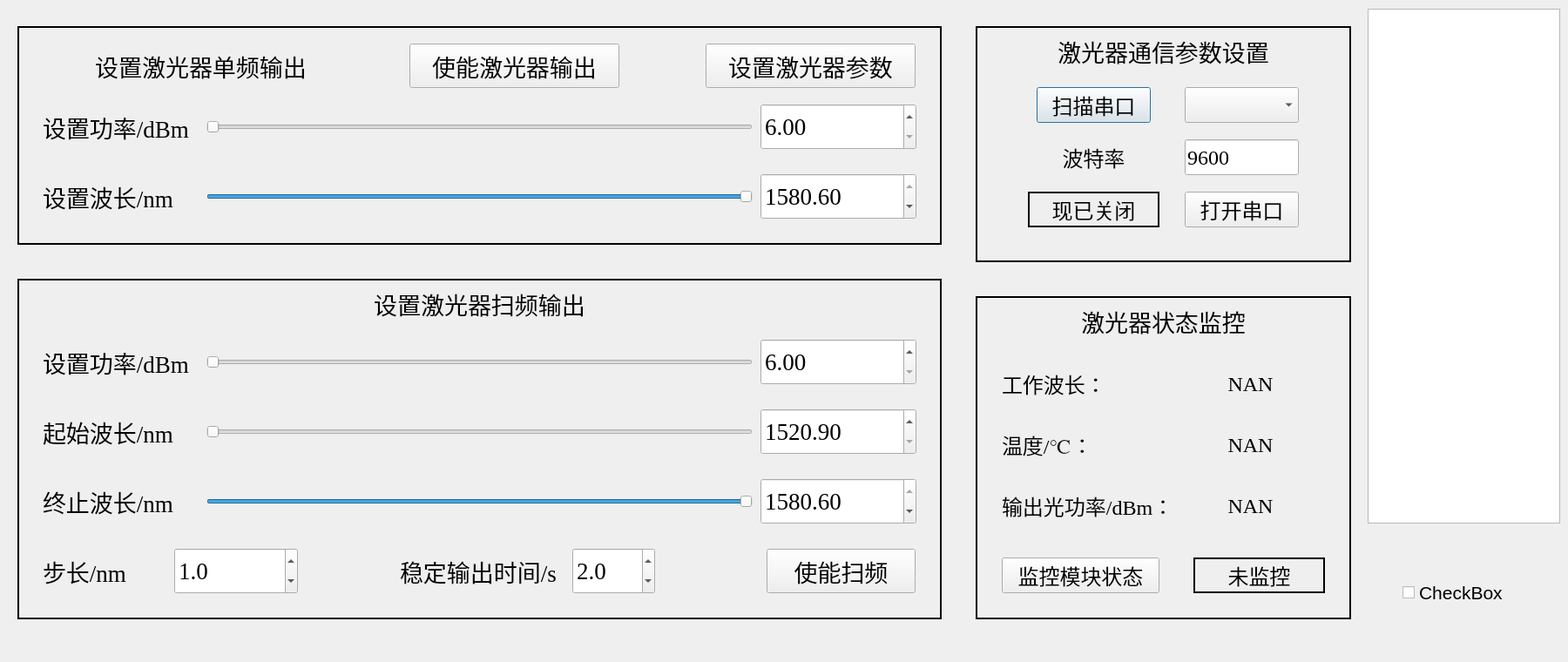
<?xml version="1.0" encoding="UTF-8"?>
<ui version="4.0">
 <class>DialogLASER1</class>
 <widget class="QDialog" name="DialogLASER1">
  <property name="geometry">
   <rect>
    <x>0</x>
    <y>0</y>
    <width>1800</width>
    <height>760</height>
   </rect>
  </property>
  <property name="windowTitle">
   <string>Dialog</string>
  </property>
  <widget class="QTextBrowser" name="textBrowser">
   <property name="geometry">
    <rect>
     <x>1570</x>
     <y>10</y>
     <width>221</width>
     <height>591</height>
    </rect>
   </property>
   <property name="font">
    <font>
     <family>Times New Roman</family>
     <pointsize>15</pointsize>
    </font>
   </property>
  </widget>
  <widget class="QWidget" name="widgetSetParamComLaser_1" native="true">
   <property name="geometry">
    <rect>
     <x>1100</x>
     <y>10</y>
     <width>471</width>
     <height>311</height>
    </rect>
   </property>
   <widget class="QPushButton" name="pushButtonScanComLaser_1">
    <property name="geometry">
     <rect>
      <x>90</x>
      <y>90</y>
      <width>131</width>
      <height>41</height>
     </rect>
    </property>
    <property name="sizePolicy">
     <sizepolicy hsizetype="Ignored" vsizetype="Ignored">
      <horstretch>0</horstretch>
      <verstretch>0</verstretch>
     </sizepolicy>
    </property>
    <property name="font">
     <font>
      <family>Times New Roman</family>
      <pointsize>18</pointsize>
     </font>
    </property>
    <property name="text">
     <string>扫描串口</string>
    </property>
   </widget>
   <widget class="QComboBox" name="comboBoxSelectComLaser_1">
    <property name="geometry">
     <rect>
      <x>260</x>
      <y>90</y>
      <width>131</width>
      <height>41</height>
     </rect>
    </property>
    <property name="sizePolicy">
     <sizepolicy hsizetype="Ignored" vsizetype="Ignored">
      <horstretch>0</horstretch>
      <verstretch>0</verstretch>
     </sizepolicy>
    </property>
    <property name="font">
     <font>
      <family>Times New Roman</family>
      <pointsize>18</pointsize>
     </font>
    </property>
   </widget>
   <widget class="QLineEdit" name="lineEditBaudRateComLaser_1">
    <property name="geometry">
     <rect>
      <x>260</x>
      <y>150</y>
      <width>131</width>
      <height>41</height>
     </rect>
    </property>
    <property name="sizePolicy">
     <sizepolicy hsizetype="Ignored" vsizetype="Ignored">
      <horstretch>0</horstretch>
      <verstretch>0</verstretch>
     </sizepolicy>
    </property>
    <property name="font">
     <font>
      <family>Times New Roman</family>
      <pointsize>18</pointsize>
     </font>
    </property>
    <property name="text">
     <string>9600</string>
    </property>
   </widget>
   <widget class="QLabel" name="labelHintCurrentBaudComLaser_1">
    <property name="geometry">
     <rect>
      <x>90</x>
      <y>150</y>
      <width>131</width>
      <height>41</height>
     </rect>
    </property>
    <property name="sizePolicy">
     <sizepolicy hsizetype="Ignored" vsizetype="Ignored">
      <horstretch>0</horstretch>
      <verstretch>0</verstretch>
     </sizepolicy>
    </property>
    <property name="font">
     <font>
      <family>Times New Roman</family>
      <pointsize>18</pointsize>
     </font>
    </property>
    <property name="text">
     <string>波特率</string>
    </property>
    <property name="alignment">
     <set>Qt::AlignCenter</set>
    </property>
   </widget>
   <widget class="QLabel" name="labelConnectStateComLaser_1">
    <property name="geometry">
     <rect>
      <x>80</x>
      <y>210</y>
      <width>151</width>
      <height>41</height>
     </rect>
    </property>
    <property name="sizePolicy">
     <sizepolicy hsizetype="Ignored" vsizetype="Ignored">
      <horstretch>0</horstretch>
      <verstretch>0</verstretch>
     </sizepolicy>
    </property>
    <property name="font">
     <font>
      <family>Times New Roman</family>
      <pointsize>18</pointsize>
     </font>
    </property>
    <property name="frameShape">
     <enum>QFrame::WinPanel</enum>
    </property>
    <property name="text">
     <string>现已关闭</string>
    </property>
    <property name="alignment">
     <set>Qt::AlignCenter</set>
    </property>
   </widget>
   <widget class="QPushButton" name="pushButtonOpenComLaser_1">
    <property name="geometry">
     <rect>
      <x>260</x>
      <y>210</y>
      <width>131</width>
      <height>41</height>
     </rect>
    </property>
    <property name="sizePolicy">
     <sizepolicy hsizetype="Ignored" vsizetype="Ignored">
      <horstretch>0</horstretch>
      <verstretch>0</verstretch>
     </sizepolicy>
    </property>
    <property name="font">
     <font>
      <family>Times New Roman</family>
      <pointsize>18</pointsize>
     </font>
    </property>
    <property name="text">
     <string>打开串口</string>
    </property>
   </widget>
   <widget class="QLabel" name="labelBgHintSetComLaser_1">
    <property name="geometry">
     <rect>
      <x>20</x>
      <y>20</y>
      <width>431</width>
      <height>271</height>
     </rect>
    </property>
    <property name="font">
     <font>
      <family>Times New Roman</family>
      <pointsize>20</pointsize>
     </font>
    </property>
    <property name="frameShape">
     <enum>QFrame::WinPanel</enum>
    </property>
    <property name="text">
     <string>激光器通信参数设置</string>
    </property>
    <property name="alignment">
     <set>Qt::AlignHCenter|Qt::AlignTop</set>
    </property>
    <property name="margin">
     <number>10</number>
    </property>
   </widget>
   <zorder>labelBgHintSetComLaser_1</zorder>
   <zorder>pushButtonScanComLaser_1</zorder>
   <zorder>comboBoxSelectComLaser_1</zorder>
   <zorder>lineEditBaudRateComLaser_1</zorder>
   <zorder>labelHintCurrentBaudComLaser_1</zorder>
   <zorder>labelConnectStateComLaser_1</zorder>
   <zorder>pushButtonOpenComLaser_1</zorder>
  </widget>
  <widget class="QWidget" name="widget" native="true">
   <property name="geometry">
    <rect>
     <x>10</x>
     <y>300</y>
     <width>1091</width>
     <height>431</height>
    </rect>
   </property>
   <widget class="QWidget" name="horizontalLayoutWidget_9">
    <property name="geometry">
     <rect>
      <x>30</x>
      <y>80</y>
      <width>1021</width>
      <height>71</height>
     </rect>
    </property>
    <layout class="QHBoxLayout" name="horizontalLayoutMultiFreqSetPwrLaser_1" stretch="2,7,2">
     <property name="spacing">
      <number>9</number>
     </property>
     <property name="leftMargin">
      <number>9</number>
     </property>
     <property name="topMargin">
      <number>9</number>
     </property>
     <property name="rightMargin">
      <number>9</number>
     </property>
     <property name="bottomMargin">
      <number>9</number>
     </property>
     <item>
      <widget class="QLabel" name="labelMultiFreqSetPwrLaser_1">
       <property name="sizePolicy">
        <sizepolicy hsizetype="Ignored" vsizetype="Ignored">
         <horstretch>0</horstretch>
         <verstretch>0</verstretch>
        </sizepolicy>
       </property>
       <property name="font">
        <font>
         <family>Times New Roman</family>
         <pointsize>20</pointsize>
        </font>
       </property>
       <property name="text">
        <string>设置功率/dBm</string>
       </property>
      </widget>
     </item>
     <item>
      <widget class="QSlider" name="horizontalSliderMultiFreqSetPwrLaser_1">
       <property name="minimum">
        <number>600</number>
       </property>
       <property name="maximum">
        <number>1350</number>
       </property>
       <property name="pageStep">
        <number>50</number>
       </property>
       <property name="orientation">
        <enum>Qt::Horizontal</enum>
       </property>
      </widget>
     </item>
     <item>
      <widget class="QDoubleSpinBox" name="doubleSpinBoxMultiFreqSetPwrLaser_1">
       <property name="sizePolicy">
        <sizepolicy hsizetype="Ignored" vsizetype="Ignored">
         <horstretch>0</horstretch>
         <verstretch>0</verstretch>
        </sizepolicy>
       </property>
       <property name="font">
        <font>
         <family>Times New Roman</family>
         <pointsize>20</pointsize>
        </font>
       </property>
       <property name="decimals">
        <number>2</number>
       </property>
       <property name="minimum">
        <double>6.000000000000000</double>
       </property>
       <property name="maximum">
        <double>13.500000000000000</double>
       </property>
       <property name="singleStep">
        <double>0.010000000000000</double>
       </property>
       <property name="value">
        <double>6.000000000000000</double>
       </property>
      </widget>
     </item>
    </layout>
   </widget>
   <widget class="QWidget" name="horizontalLayoutWidget_10">
    <property name="geometry">
     <rect>
      <x>30</x>
      <y>160</y>
      <width>1021</width>
      <height>71</height>
     </rect>
    </property>
    <layout class="QHBoxLayout" name="horizontalLayoutStartWavelnLaser_1" stretch="2,7,2">
     <property name="spacing">
      <number>9</number>
     </property>
     <property name="leftMargin">
      <number>9</number>
     </property>
     <property name="topMargin">
      <number>9</number>
     </property>
     <property name="rightMargin">
      <number>9</number>
     </property>
     <property name="bottomMargin">
      <number>9</number>
     </property>
     <item>
      <widget class="QLabel" name="labelStartWavelnLaser_1">
       <property name="sizePolicy">
        <sizepolicy hsizetype="Ignored" vsizetype="Ignored">
         <horstretch>0</horstretch>
         <verstretch>0</verstretch>
        </sizepolicy>
       </property>
       <property name="font">
        <font>
         <family>Times New Roman</family>
         <pointsize>20</pointsize>
        </font>
       </property>
       <property name="text">
        <string>起始波长/nm</string>
       </property>
      </widget>
     </item>
     <item>
      <widget class="QSlider" name="horizontalSliderStartWavelnLaser_1">
       <property name="minimum">
        <number>15209</number>
       </property>
       <property name="maximum">
        <number>15806</number>
       </property>
       <property name="singleStep">
        <number>1</number>
       </property>
       <property name="value">
        <number>15209</number>
       </property>
       <property name="orientation">
        <enum>Qt::Horizontal</enum>
       </property>
      </widget>
     </item>
     <item>
      <widget class="QDoubleSpinBox" name="doubleSpinBoxStartWavelnLaser_1">
       <property name="sizePolicy">
        <sizepolicy hsizetype="Ignored" vsizetype="Ignored">
         <horstretch>0</horstretch>
         <verstretch>0</verstretch>
        </sizepolicy>
       </property>
       <property name="font">
        <font>
         <family>Times New Roman</family>
         <pointsize>20</pointsize>
        </font>
       </property>
       <property name="decimals">
        <number>2</number>
       </property>
       <property name="minimum">
        <double>1520.900000000000091</double>
       </property>
       <property name="maximum">
        <double>1580.599999999999909</double>
       </property>
       <property name="singleStep">
        <double>0.100000000000000</double>
       </property>
       <property name="value">
        <double>1520.900000000000091</double>
       </property>
      </widget>
     </item>
    </layout>
   </widget>
   <widget class="QWidget" name="horizontalLayoutWidget_11">
    <property name="geometry">
     <rect>
      <x>30</x>
      <y>240</y>
      <width>1021</width>
      <height>71</height>
     </rect>
    </property>
    <layout class="QHBoxLayout" name="horizontalLayoutEndWavelnLaser_1" stretch="2,7,2">
     <property name="spacing">
      <number>9</number>
     </property>
     <property name="leftMargin">
      <number>9</number>
     </property>
     <property name="topMargin">
      <number>9</number>
     </property>
     <property name="rightMargin">
      <number>9</number>
     </property>
     <property name="bottomMargin">
      <number>9</number>
     </property>
     <item>
      <widget class="QLabel" name="labelEndWavelnLaser_1">
       <property name="sizePolicy">
        <sizepolicy hsizetype="Ignored" vsizetype="Ignored">
         <horstretch>0</horstretch>
         <verstretch>0</verstretch>
        </sizepolicy>
       </property>
       <property name="font">
        <font>
         <family>Times New Roman</family>
         <pointsize>20</pointsize>
        </font>
       </property>
       <property name="text">
        <string>终止波长/nm</string>
       </property>
      </widget>
     </item>
     <item>
      <widget class="QSlider" name="horizontalSliderEndWavelnLaser_1">
       <property name="minimum">
        <number>15209</number>
       </property>
       <property name="maximum">
        <number>15806</number>
       </property>
       <property name="singleStep">
        <number>1</number>
       </property>
       <property name="value">
        <number>15806</number>
       </property>
       <property name="sliderPosition">
        <number>15806</number>
       </property>
       <property name="orientation">
        <enum>Qt::Horizontal</enum>
       </property>
      </widget>
     </item>
     <item>
      <widget class="QDoubleSpinBox" name="doubleSpinBoxEndWavelnLaser_1">
       <property name="sizePolicy">
        <sizepolicy hsizetype="Ignored" vsizetype="Ignored">
         <horstretch>0</horstretch>
         <verstretch>0</verstretch>
        </sizepolicy>
       </property>
       <property name="font">
        <font>
         <family>Times New Roman</family>
         <pointsize>20</pointsize>
        </font>
       </property>
       <property name="decimals">
        <number>2</number>
       </property>
       <property name="minimum">
        <double>1520.900000000000091</double>
       </property>
       <property name="maximum">
        <double>1580.599999999999909</double>
       </property>
       <property name="singleStep">
        <double>0.100000000000000</double>
       </property>
       <property name="value">
        <double>1580.599999999999909</double>
       </property>
      </widget>
     </item>
    </layout>
   </widget>
   <widget class="QWidget" name="horizontalLayoutWidget_12">
    <property name="geometry">
     <rect>
      <x>30</x>
      <y>320</y>
      <width>311</width>
      <height>71</height>
     </rect>
    </property>
    <layout class="QHBoxLayout" name="horizontalLayoutSetplnLaser_1" stretch="2,2">
     <property name="spacing">
      <number>9</number>
     </property>
     <property name="leftMargin">
      <number>9</number>
     </property>
     <property name="topMargin">
      <number>9</number>
     </property>
     <property name="rightMargin">
      <number>9</number>
     </property>
     <property name="bottomMargin">
      <number>9</number>
     </property>
     <item>
      <widget class="QLabel" name="labelSetplnLaser_1">
       <property name="sizePolicy">
        <sizepolicy hsizetype="Ignored" vsizetype="Ignored">
         <horstretch>0</horstretch>
         <verstretch>0</verstretch>
        </sizepolicy>
       </property>
       <property name="font">
        <font>
         <family>Times New Roman</family>
         <pointsize>20</pointsize>
        </font>
       </property>
       <property name="text">
        <string>步长/nm</string>
       </property>
      </widget>
     </item>
     <item>
      <widget class="QDoubleSpinBox" name="doubleSpinBoxSteplnLaser_1">
       <property name="sizePolicy">
        <sizepolicy hsizetype="Ignored" vsizetype="Ignored">
         <horstretch>0</horstretch>
         <verstretch>0</verstretch>
        </sizepolicy>
       </property>
       <property name="font">
        <font>
         <family>Times New Roman</family>
         <pointsize>20</pointsize>
        </font>
       </property>
       <property name="decimals">
        <number>1</number>
       </property>
       <property name="minimum">
        <double>0.100000000000000</double>
       </property>
       <property name="maximum">
        <double>50.000000000000000</double>
       </property>
       <property name="singleStep">
        <double>0.100000000000000</double>
       </property>
       <property name="value">
        <double>1.000000000000000</double>
       </property>
      </widget>
     </item>
    </layout>
   </widget>
   <widget class="QWidget" name="horizontalLayoutWidget_13">
    <property name="geometry">
     <rect>
      <x>440</x>
      <y>320</y>
      <width>311</width>
      <height>71</height>
     </rect>
    </property>
    <layout class="QHBoxLayout" name="horizontalLayoutStableDurLaser_1" stretch="4,2">
     <property name="spacing">
      <number>9</number>
     </property>
     <property name="leftMargin">
      <number>9</number>
     </property>
     <property name="topMargin">
      <number>9</number>
     </property>
     <property name="rightMargin">
      <number>9</number>
     </property>
     <property name="bottomMargin">
      <number>9</number>
     </property>
     <item>
      <widget class="QLabel" name="labelStableDurLaser_1">
       <property name="sizePolicy">
        <sizepolicy hsizetype="Ignored" vsizetype="Ignored">
         <horstretch>0</horstretch>
         <verstretch>0</verstretch>
        </sizepolicy>
       </property>
       <property name="font">
        <font>
         <family>Times New Roman</family>
         <pointsize>20</pointsize>
        </font>
       </property>
       <property name="text">
        <string>稳定输出时间/s</string>
       </property>
      </widget>
     </item>
     <item>
      <widget class="QDoubleSpinBox" name="doubleSpinBoxStableDurLaser_1">
       <property name="sizePolicy">
        <sizepolicy hsizetype="Ignored" vsizetype="Ignored">
         <horstretch>0</horstretch>
         <verstretch>0</verstretch>
        </sizepolicy>
       </property>
       <property name="font">
        <font>
         <family>Times New Roman</family>
         <pointsize>20</pointsize>
        </font>
       </property>
       <property name="decimals">
        <number>1</number>
       </property>
       <property name="minimum">
        <double>0.500000000000000</double>
       </property>
       <property name="maximum">
        <double>60.000000000000000</double>
       </property>
       <property name="singleStep">
        <double>0.100000000000000</double>
       </property>
       <property name="value">
        <double>2.000000000000000</double>
       </property>
      </widget>
     </item>
    </layout>
   </widget>
   <widget class="QLabel" name="labelBgHintWatchMultiLaser_1">
    <property name="geometry">
     <rect>
      <x>10</x>
      <y>20</y>
      <width>1061</width>
      <height>391</height>
     </rect>
    </property>
    <property name="font">
     <font>
      <family>Times New Roman</family>
      <pointsize>20</pointsize>
     </font>
    </property>
    <property name="frameShape">
     <enum>QFrame::WinPanel</enum>
    </property>
    <property name="text">
     <string>设置激光器扫频输出</string>
    </property>
    <property name="alignment">
     <set>Qt::AlignHCenter|Qt::AlignTop</set>
    </property>
    <property name="margin">
     <number>10</number>
    </property>
   </widget>
   <widget class="QPushButton" name="pushButtonMultiFreqEnableLaser_1">
    <property name="enabled">
     <bool>true</bool>
    </property>
    <property name="geometry">
     <rect>
      <x>870</x>
      <y>330</y>
      <width>171</width>
      <height>51</height>
     </rect>
    </property>
    <property name="sizePolicy">
     <sizepolicy hsizetype="Ignored" vsizetype="Ignored">
      <horstretch>0</horstretch>
      <verstretch>0</verstretch>
     </sizepolicy>
    </property>
    <property name="font">
     <font>
      <family>Times New Roman</family>
      <pointsize>20</pointsize>
     </font>
    </property>
    <property name="text">
     <string>使能扫频</string>
    </property>
   </widget>
   <zorder>labelBgHintWatchMultiLaser_1</zorder>
   <zorder>horizontalLayoutWidget_9</zorder>
   <zorder>horizontalLayoutWidget_10</zorder>
   <zorder>horizontalLayoutWidget_11</zorder>
   <zorder>horizontalLayoutWidget_12</zorder>
   <zorder>horizontalLayoutWidget_13</zorder>
   <zorder>pushButtonMultiFreqEnableLaser_1</zorder>
  </widget>
  <widget class="QWidget" name="widgetWatchParamLaser_1" native="true">
   <property name="geometry">
    <rect>
     <x>1100</x>
     <y>320</y>
     <width>471</width>
     <height>411</height>
    </rect>
   </property>
   <widget class="QLabel" name="labelWatchWavelnLaser_1">
    <property name="geometry">
     <rect>
      <x>240</x>
      <y>100</y>
      <width>191</width>
      <height>41</height>
     </rect>
    </property>
    <property name="sizePolicy">
     <sizepolicy hsizetype="Ignored" vsizetype="Ignored">
      <horstretch>0</horstretch>
      <verstretch>0</verstretch>
     </sizepolicy>
    </property>
    <property name="font">
     <font>
      <family>Times New Roman</family>
      <pointsize>18</pointsize>
     </font>
    </property>
    <property name="text">
     <string>NAN</string>
    </property>
    <property name="alignment">
     <set>Qt::AlignCenter</set>
    </property>
   </widget>
   <widget class="QLabel" name="labelWatchPwrLaser_1">
    <property name="geometry">
     <rect>
      <x>250</x>
      <y>240</y>
      <width>171</width>
      <height>41</height>
     </rect>
    </property>
    <property name="sizePolicy">
     <sizepolicy hsizetype="Ignored" vsizetype="Ignored">
      <horstretch>0</horstretch>
      <verstretch>0</verstretch>
     </sizepolicy>
    </property>
    <property name="font">
     <font>
      <family>Times New Roman</family>
      <pointsize>18</pointsize>
     </font>
    </property>
    <property name="text">
     <string>NAN</string>
    </property>
    <property name="alignment">
     <set>Qt::AlignCenter</set>
    </property>
   </widget>
   <widget class="QLabel" name="labelHintWatchTempLaser_1">
    <property name="geometry">
     <rect>
      <x>50</x>
      <y>170</y>
      <width>201</width>
      <height>41</height>
     </rect>
    </property>
    <property name="sizePolicy">
     <sizepolicy hsizetype="Ignored" vsizetype="Ignored">
      <horstretch>0</horstretch>
      <verstretch>0</verstretch>
     </sizepolicy>
    </property>
    <property name="font">
     <font>
      <family>Times New Roman</family>
      <pointsize>18</pointsize>
     </font>
    </property>
    <property name="text">
     <string>温度/℃：</string>
    </property>
   </widget>
   <widget class="QLabel" name="labelHintWatchPwrLaser_1">
    <property name="geometry">
     <rect>
      <x>50</x>
      <y>240</y>
      <width>201</width>
      <height>41</height>
     </rect>
    </property>
    <property name="sizePolicy">
     <sizepolicy hsizetype="Ignored" vsizetype="Ignored">
      <horstretch>0</horstretch>
      <verstretch>0</verstretch>
     </sizepolicy>
    </property>
    <property name="font">
     <font>
      <family>Times New Roman</family>
      <pointsize>18</pointsize>
     </font>
    </property>
    <property name="text">
     <string>输出光功率/dBm：</string>
    </property>
   </widget>
   <widget class="QLabel" name="labelHintWatchWavelnLaser_1">
    <property name="geometry">
     <rect>
      <x>50</x>
      <y>100</y>
      <width>201</width>
      <height>41</height>
     </rect>
    </property>
    <property name="sizePolicy">
     <sizepolicy hsizetype="Ignored" vsizetype="Ignored">
      <horstretch>0</horstretch>
      <verstretch>0</verstretch>
     </sizepolicy>
    </property>
    <property name="font">
     <font>
      <family>Times New Roman</family>
      <pointsize>18</pointsize>
     </font>
    </property>
    <property name="text">
     <string>工作波长：</string>
    </property>
   </widget>
   <widget class="QLabel" name="labelWatchTempLaser_1">
    <property name="geometry">
     <rect>
      <x>250</x>
      <y>170</y>
      <width>171</width>
      <height>41</height>
     </rect>
    </property>
    <property name="sizePolicy">
     <sizepolicy hsizetype="Ignored" vsizetype="Ignored">
      <horstretch>0</horstretch>
      <verstretch>0</verstretch>
     </sizepolicy>
    </property>
    <property name="font">
     <font>
      <family>Times New Roman</family>
      <pointsize>18</pointsize>
     </font>
    </property>
    <property name="text">
     <string>NAN</string>
    </property>
    <property name="alignment">
     <set>Qt::AlignCenter</set>
    </property>
   </widget>
   <widget class="QPushButton" name="pushButtonToggleWatchStateLaser_1">
    <property name="geometry">
     <rect>
      <x>50</x>
      <y>320</y>
      <width>181</width>
      <height>41</height>
     </rect>
    </property>
    <property name="sizePolicy">
     <sizepolicy hsizetype="Ignored" vsizetype="Ignored">
      <horstretch>0</horstretch>
      <verstretch>0</verstretch>
     </sizepolicy>
    </property>
    <property name="font">
     <font>
      <family>Times New Roman</family>
      <pointsize>18</pointsize>
     </font>
    </property>
    <property name="text">
     <string>监控模块状态</string>
    </property>
   </widget>
   <widget class="QLabel" name="labelWatchIfOnLaser_1">
    <property name="geometry">
     <rect>
      <x>270</x>
      <y>320</y>
      <width>151</width>
      <height>41</height>
     </rect>
    </property>
    <property name="sizePolicy">
     <sizepolicy hsizetype="Ignored" vsizetype="Ignored">
      <horstretch>0</horstretch>
      <verstretch>0</verstretch>
     </sizepolicy>
    </property>
    <property name="font">
     <font>
      <family>Times New Roman</family>
      <pointsize>18</pointsize>
     </font>
    </property>
    <property name="frameShape">
     <enum>QFrame::WinPanel</enum>
    </property>
    <property name="text">
     <string>未监控</string>
    </property>
    <property name="alignment">
     <set>Qt::AlignCenter</set>
    </property>
   </widget>
   <widget class="QLabel" name="labelBgHintWatchLaser_1">
    <property name="geometry">
     <rect>
      <x>20</x>
      <y>20</y>
      <width>431</width>
      <height>371</height>
     </rect>
    </property>
    <property name="font">
     <font>
      <family>Times New Roman</family>
      <pointsize>20</pointsize>
     </font>
    </property>
    <property name="frameShape">
     <enum>QFrame::WinPanel</enum>
    </property>
    <property name="text">
     <string>激光器状态监控</string>
    </property>
    <property name="alignment">
     <set>Qt::AlignHCenter|Qt::AlignTop</set>
    </property>
    <property name="margin">
     <number>10</number>
    </property>
   </widget>
   <zorder>labelBgHintWatchLaser_1</zorder>
   <zorder>labelWatchWavelnLaser_1</zorder>
   <zorder>labelWatchPwrLaser_1</zorder>
   <zorder>labelHintWatchTempLaser_1</zorder>
   <zorder>labelHintWatchPwrLaser_1</zorder>
   <zorder>labelHintWatchWavelnLaser_1</zorder>
   <zorder>labelWatchTempLaser_1</zorder>
   <zorder>pushButtonToggleWatchStateLaser_1</zorder>
   <zorder>labelWatchIfOnLaser_1</zorder>
  </widget>
  <widget class="QWidget" name="widgetSetSnglFreqOutputLaser_1" native="true">
   <property name="geometry">
    <rect>
     <x>10</x>
     <y>10</y>
     <width>1091</width>
     <height>291</height>
    </rect>
   </property>
   <widget class="QLabel" name="labelSnglFreqTitleLaser_1">
    <property name="geometry">
     <rect>
      <x>60</x>
      <y>40</y>
      <width>321</width>
      <height>51</height>
     </rect>
    </property>
    <property name="sizePolicy">
     <sizepolicy hsizetype="Ignored" vsizetype="Ignored">
      <horstretch>0</horstretch>
      <verstretch>0</verstretch>
     </sizepolicy>
    </property>
    <property name="font">
     <font>
      <family>Times New Roman</family>
      <pointsize>20</pointsize>
     </font>
    </property>
    <property name="text">
     <string>设置激光器单频输出</string>
    </property>
    <property name="alignment">
     <set>Qt::AlignCenter</set>
    </property>
   </widget>
   <widget class="QLabel" name="labelBgSnglFreqTitleLaser_1">
    <property name="geometry">
     <rect>
      <x>10</x>
      <y>20</y>
      <width>1061</width>
      <height>251</height>
     </rect>
    </property>
    <property name="sizePolicy">
     <sizepolicy hsizetype="Ignored" vsizetype="Ignored">
      <horstretch>0</horstretch>
      <verstretch>0</verstretch>
     </sizepolicy>
    </property>
    <property name="font">
     <font>
      <family>Times New Roman</family>
      <pointsize>20</pointsize>
     </font>
    </property>
    <property name="frameShape">
     <enum>QFrame::WinPanel</enum>
    </property>
    <property name="text">
     <string/>
    </property>
    <property name="alignment">
     <set>Qt::AlignCenter</set>
    </property>
   </widget>
   <widget class="QWidget" name="horizontalLayoutWidget_3">
    <property name="geometry">
     <rect>
      <x>30</x>
      <y>100</y>
      <width>1021</width>
      <height>71</height>
     </rect>
    </property>
    <layout class="QHBoxLayout" name="horizontalLayoutSnglFreqSetPwrLaser_1" stretch="2,7,2">
     <property name="spacing">
      <number>9</number>
     </property>
     <property name="leftMargin">
      <number>9</number>
     </property>
     <property name="topMargin">
      <number>9</number>
     </property>
     <property name="rightMargin">
      <number>9</number>
     </property>
     <property name="bottomMargin">
      <number>9</number>
     </property>
     <item>
      <widget class="QLabel" name="labelSnglFreqSetPwrLaser_1">
       <property name="sizePolicy">
        <sizepolicy hsizetype="Ignored" vsizetype="Ignored">
         <horstretch>0</horstretch>
         <verstretch>0</verstretch>
        </sizepolicy>
       </property>
       <property name="font">
        <font>
         <family>Times New Roman</family>
         <pointsize>20</pointsize>
        </font>
       </property>
       <property name="text">
        <string>设置功率/dBm</string>
       </property>
      </widget>
     </item>
     <item>
      <widget class="QSlider" name="horizontalSliderSnglFreqSetPwrLaser_1">
       <property name="minimum">
        <number>600</number>
       </property>
       <property name="maximum">
        <number>1350</number>
       </property>
       <property name="pageStep">
        <number>50</number>
       </property>
       <property name="orientation">
        <enum>Qt::Horizontal</enum>
       </property>
      </widget>
     </item>
     <item>
      <widget class="QDoubleSpinBox" name="doubleSpinBoxSnglFreqSetPwrLaser_1">
       <property name="sizePolicy">
        <sizepolicy hsizetype="Ignored" vsizetype="Ignored">
         <horstretch>0</horstretch>
         <verstretch>0</verstretch>
        </sizepolicy>
       </property>
       <property name="font">
        <font>
         <family>Times New Roman</family>
         <pointsize>20</pointsize>
        </font>
       </property>
       <property name="decimals">
        <number>2</number>
       </property>
       <property name="minimum">
        <double>6.000000000000000</double>
       </property>
       <property name="maximum">
        <double>13.500000000000000</double>
       </property>
       <property name="singleStep">
        <double>0.010000000000000</double>
       </property>
       <property name="value">
        <double>6.000000000000000</double>
       </property>
      </widget>
     </item>
    </layout>
   </widget>
   <widget class="QWidget" name="horizontalLayoutWidget_4">
    <property name="geometry">
     <rect>
      <x>30</x>
      <y>180</y>
      <width>1021</width>
      <height>71</height>
     </rect>
    </property>
    <layout class="QHBoxLayout" name="horizontalLayoutSnglFreqSetWvlnLaser_1" stretch="2,7,2">
     <property name="spacing">
      <number>9</number>
     </property>
     <property name="leftMargin">
      <number>9</number>
     </property>
     <property name="topMargin">
      <number>9</number>
     </property>
     <property name="rightMargin">
      <number>9</number>
     </property>
     <property name="bottomMargin">
      <number>9</number>
     </property>
     <item>
      <widget class="QLabel" name="labelSnglFreqSetWvlnLaser_1">
       <property name="sizePolicy">
        <sizepolicy hsizetype="Ignored" vsizetype="Ignored">
         <horstretch>0</horstretch>
         <verstretch>0</verstretch>
        </sizepolicy>
       </property>
       <property name="font">
        <font>
         <family>Times New Roman</family>
         <pointsize>20</pointsize>
        </font>
       </property>
       <property name="text">
        <string>设置波长/nm</string>
       </property>
      </widget>
     </item>
     <item>
      <widget class="QSlider" name="horizontalSliderSnglFreqSetWvlnLaser_1">
       <property name="minimum">
        <number>15209</number>
       </property>
       <property name="maximum">
        <number>15806</number>
       </property>
       <property name="singleStep">
        <number>1</number>
       </property>
       <property name="value">
        <number>15806</number>
       </property>
       <property name="orientation">
        <enum>Qt::Horizontal</enum>
       </property>
      </widget>
     </item>
     <item>
      <widget class="QDoubleSpinBox" name="doubleSpinBoxSnglFreqSetWvlnLaser_1">
       <property name="sizePolicy">
        <sizepolicy hsizetype="Ignored" vsizetype="Ignored">
         <horstretch>0</horstretch>
         <verstretch>0</verstretch>
        </sizepolicy>
       </property>
       <property name="font">
        <font>
         <family>Times New Roman</family>
         <pointsize>20</pointsize>
        </font>
       </property>
       <property name="decimals">
        <number>2</number>
       </property>
       <property name="minimum">
        <double>1520.900000000000091</double>
       </property>
       <property name="maximum">
        <double>1580.599999999999909</double>
       </property>
       <property name="singleStep">
        <double>0.100000000000000</double>
       </property>
       <property name="value">
        <double>1580.599999999999909</double>
       </property>
      </widget>
     </item>
    </layout>
   </widget>
   <widget class="QPushButton" name="pushButtonSnglFreqEnableLaser_1">
    <property name="enabled">
     <bool>true</bool>
    </property>
    <property name="geometry">
     <rect>
      <x>460</x>
      <y>40</y>
      <width>241</width>
      <height>51</height>
     </rect>
    </property>
    <property name="sizePolicy">
     <sizepolicy hsizetype="Ignored" vsizetype="Ignored">
      <horstretch>0</horstretch>
      <verstretch>0</verstretch>
     </sizepolicy>
    </property>
    <property name="font">
     <font>
      <family>Times New Roman</family>
      <pointsize>20</pointsize>
     </font>
    </property>
    <property name="text">
     <string>使能激光器输出</string>
    </property>
   </widget>
   <widget class="QPushButton" name="pushButtonSnglFreqSetLaser_1">
    <property name="geometry">
     <rect>
      <x>800</x>
      <y>40</y>
      <width>241</width>
      <height>51</height>
     </rect>
    </property>
    <property name="sizePolicy">
     <sizepolicy hsizetype="Ignored" vsizetype="Ignored">
      <horstretch>0</horstretch>
      <verstretch>0</verstretch>
     </sizepolicy>
    </property>
    <property name="font">
     <font>
      <family>Times New Roman</family>
      <pointsize>20</pointsize>
     </font>
    </property>
    <property name="text">
     <string>设置激光器参数</string>
    </property>
   </widget>
   <zorder>labelBgSnglFreqTitleLaser_1</zorder>
   <zorder>labelSnglFreqTitleLaser_1</zorder>
   <zorder>horizontalLayoutWidget_3</zorder>
   <zorder>horizontalLayoutWidget_4</zorder>
   <zorder>pushButtonSnglFreqEnableLaser_1</zorder>
   <zorder>pushButtonSnglFreqSetLaser_1</zorder>
  </widget>
  <widget class="QCheckBox" name="checkBox">
   <property name="geometry">
    <rect>
     <x>1610</x>
     <y>660</y>
     <width>141</width>
     <height>41</height>
    </rect>
   </property>
   <property name="font">
    <font>
     <pointsize>16</pointsize>
    </font>
   </property>
   <property name="text">
    <string>CheckBox</string>
   </property>
   <property name="checked">
    <bool>false</bool>
   </property>
  </widget>
 </widget>
 <resources/>
 <connections/>
</ui>
